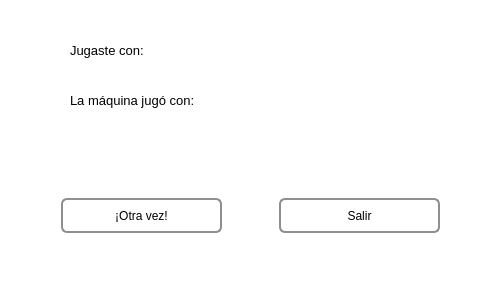
<?xml version="1.0" encoding="UTF-8"?>
<ui version="4.0">
 <class>MainWindow</class>
 <widget class="QMainWindow" name="MainWindow">
  <property name="geometry">
   <rect>
    <x>0</x>
    <y>0</y>
    <width>495</width>
    <height>286</height>
   </rect>
  </property>
  <property name="sizePolicy">
   <sizepolicy hsizetype="Fixed" vsizetype="Fixed">
    <horstretch>0</horstretch>
    <verstretch>0</verstretch>
   </sizepolicy>
  </property>
  <property name="windowTitle">
   <string>A Jugar</string>
  </property>
  <property name="styleSheet">
   <string notr="true">QMainWindow QWidget{
	background-color: rgb(255, 255, 255);
	padding:0

}

QPushButton {
    border: 2px solid #8f8f91;
    border-radius: 6px;
    background-color: qlineargradient(x1: 0, y1: 0, x2: 0, y2: 1,
                                      stop: 0 #f6f7fa, stop: 1 #dadbde);
    min-width: 80px;
}

QPushButton:pressed {
    background-color: qlineargradient(x1: 0, y1: 0, x2: 0, y2: 1,
                                      stop: 0 #dadbde, stop: 1 #f6f7fa);
}

QPushButton:flat {
    border: none; /* no border for a flat push button */
}

QPushButton:default {
    border-color: navy; /* make the default button prominent */
}

#btnExit:pressed{
	background-color: rgb(195, 0, 0);
	color: rgb(255, 255, 255);
}

QSpinBox {
    padding-right: 15px; /* make room for the arrows */
	border-radius:4px;
    border-width: 3;
	border: 1px solid #9f9f9f 
	
}
</string>
  </property>
  <property name="documentMode">
   <bool>false</bool>
  </property>
  <property name="dockOptions">
   <set>QMainWindow::AllowTabbedDocks|QMainWindow::AnimatedDocks</set>
  </property>
  <widget class="QWidget" name="centralwidget">
   <widget class="QWidget" name="layoutWidget">
    <property name="geometry">
     <rect>
      <x>10</x>
      <y>190</y>
      <width>481</width>
      <height>51</height>
     </rect>
    </property>
    <layout class="QHBoxLayout" name="horizontalLayout">
     <item>
      <widget class="QPushButton" name="btnAgain">
       <property name="sizePolicy">
        <sizepolicy hsizetype="MinimumExpanding" vsizetype="Preferred">
         <horstretch>0</horstretch>
         <verstretch>0</verstretch>
        </sizepolicy>
       </property>
       <property name="maximumSize">
        <size>
         <width>161</width>
         <height>35</height>
        </size>
       </property>
       <property name="sizeIncrement">
        <size>
         <width>0</width>
         <height>0</height>
        </size>
       </property>
       <property name="styleSheet">
        <string notr="true"/>
       </property>
       <property name="text">
        <string>¡Otra vez!</string>
       </property>
      </widget>
     </item>
     <item>
      <widget class="QPushButton" name="btnExit">
       <property name="sizePolicy">
        <sizepolicy hsizetype="MinimumExpanding" vsizetype="Fixed">
         <horstretch>0</horstretch>
         <verstretch>0</verstretch>
        </sizepolicy>
       </property>
       <property name="maximumSize">
        <size>
         <width>161</width>
         <height>35</height>
        </size>
       </property>
       <property name="text">
        <string>Salir</string>
       </property>
      </widget>
     </item>
    </layout>
   </widget>
   <widget class="QLabel" name="label">
    <property name="geometry">
     <rect>
      <x>70</x>
      <y>40</y>
      <width>111</width>
      <height>21</height>
     </rect>
    </property>
    <property name="font">
     <font>
      <pointsize>10</pointsize>
     </font>
    </property>
    <property name="text">
     <string>Jugaste con:</string>
    </property>
   </widget>
   <widget class="QLabel" name="lblJugador">
    <property name="geometry">
     <rect>
      <x>270</x>
      <y>39</y>
      <width>161</width>
      <height>21</height>
     </rect>
    </property>
    <property name="font">
     <font>
      <pointsize>10</pointsize>
     </font>
    </property>
    <property name="text">
     <string/>
    </property>
   </widget>
   <widget class="QLabel" name="label_3">
    <property name="geometry">
     <rect>
      <x>70</x>
      <y>90</y>
      <width>171</width>
      <height>21</height>
     </rect>
    </property>
    <property name="font">
     <font>
      <pointsize>10</pointsize>
     </font>
    </property>
    <property name="text">
     <string>La máquina jugó con:</string>
    </property>
   </widget>
   <widget class="QLabel" name="lblMaquina">
    <property name="geometry">
     <rect>
      <x>270</x>
      <y>90</y>
      <width>161</width>
      <height>21</height>
     </rect>
    </property>
    <property name="font">
     <font>
      <pointsize>10</pointsize>
     </font>
    </property>
    <property name="text">
     <string/>
    </property>
   </widget>
   <widget class="QLabel" name="lblResultado">
    <property name="geometry">
     <rect>
      <x>200</x>
      <y>150</y>
      <width>151</width>
      <height>24</height>
     </rect>
    </property>
    <property name="sizePolicy">
     <sizepolicy hsizetype="Preferred" vsizetype="Preferred">
      <horstretch>0</horstretch>
      <verstretch>0</verstretch>
     </sizepolicy>
    </property>
    <property name="font">
     <font>
      <pointsize>12</pointsize>
     </font>
    </property>
    <property name="styleSheet">
     <string notr="true">#lblResultado{
	color: rgb(0, 0, 162);
	text-align: center
}

</string>
    </property>
    <property name="text">
     <string/>
    </property>
   </widget>
  </widget>
  <widget class="QMenuBar" name="menubar">
   <property name="geometry">
    <rect>
     <x>0</x>
     <y>0</y>
     <width>495</width>
     <height>26</height>
    </rect>
   </property>
  </widget>
  <widget class="QStatusBar" name="statusbar"/>
 </widget>
 <resources/>
 <connections/>
</ui>
